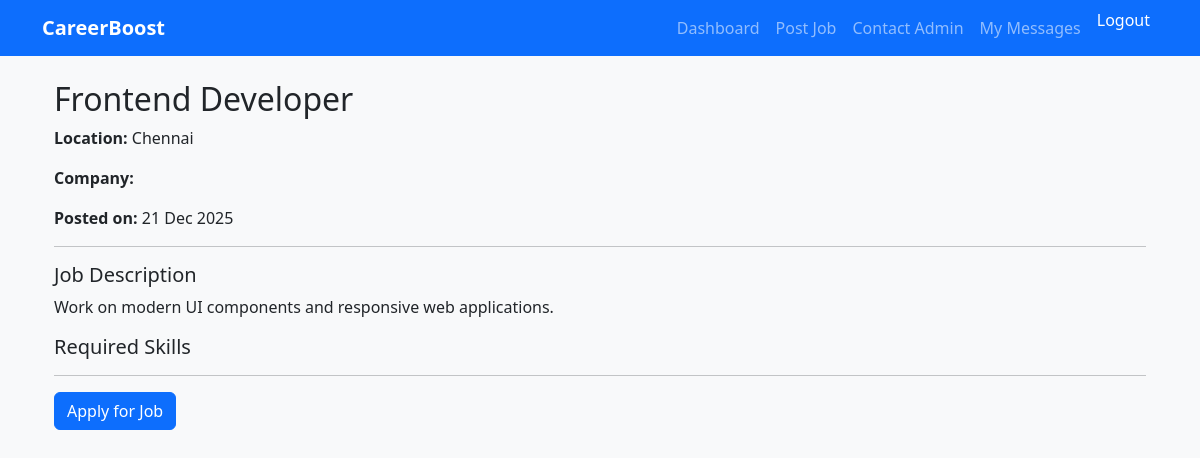
The app's page /jobs/2/ (signed in) with its own data.
### job_app/models.py (models this page shows, shortened)
class Job(models.Model):
    title = models.CharField(max_length=200)
    company = models.CharField(max_length=200)
    location = models.CharField(max_length=200)
    description = models.TextField()
    skills_required = models.TextField(
        help_text="Comma separated skills (python, sql, django)"
    )
    posted_by = models.ForeignKey(
        settings.AUTH_USER_MODEL,
        on_delete=models.CASCADE,
        related_name="posted_jobs"
    )
    is_active = models.BooleanField(default=True)
    created_at = models.DateTimeField(auto_now_add=True)

### job_app/views.py (the view)
# urls.py: path("<int:job_id>/", views.job_detail, name="job_detail"),
@login_required
def job_detail(request, job_id):
    job = get_object_or_404(Job, id=job_id)
    has_applied = False
    if request.user.is_authenticated:
        has_applied = JobApplication.objects.filter(
            job=job,
            user=request.user
        ).exists()
    context = {
        "job": job,
        "has_applied": has_applied,
    }
    return render(request, "job_detail.html", context)

### templates/job_detail.html (shortened to what this page needs)
{% extends "base.html" %}
{% block content %}
<div class="container mt-4">
    <h2>{{ job.title }}</h2>
    <p><strong>Location:</strong> {{ job.location }}</p>
    <p><strong>Company:</strong> {{ job.company_name }}</p>
    <p><strong>Posted on:</strong> {{ job.created_at|date:"d M Y" }}</p>
    <hr>
    <h5>Job Description</h5>
    <p>{{ job.description }}</p>
    <h5>Required Skills</h5>
    <hr>
    {% if user.is_authenticated %}
        {% if user.is_superuser or user.is_staff %}
            <p class="text-muted">Admins cannot apply for jobs.</p>
        {% elif user.profile.role == "recruiter" %}
            <p class="text-muted">Recruiters cannot apply for jobs.</p>
        {% elif has_applied %}
            <button class="btn btn-secondary" disabled>
                Already Applied
            </button>
        {% else %}
            <a href="{% url 'job_app:apply_job' job.id %}" class="btn btn-primary">
                Apply for Job
            </a>
        {% endif %}
    {% else %}
        <a href="{% url 'login' %}" class="btn btn-warning">
            Login to Apply
        </a>
    {% endif %}
</div>
{% endblock %}

### careerboost/templates/base.html (style rules this page uses)
body { background-color: #f8f9fa; }

### records on screen
Job: title "Frontend Developer", location "Chennai", created_at "21 Dec 2025", description "Work on modern UI components and responsive web applications."
